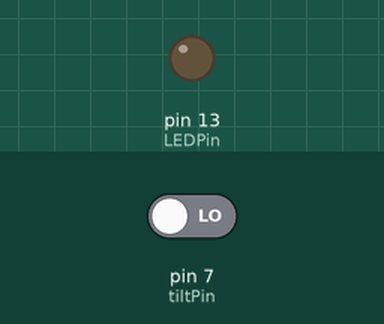
This sketch was run on a simulated Arduino Uno, built with avr-gcc and run on an emulated ATmega328P. Shown: output pins drawn as LEDs (lit = HIGH). The inputs (shaded band) are chosen by the test bench; at power-on: pin 7 (tiltPin) LOW.

Above: at 1.2 s.
1.3 s: pin 7 (tiltPin) driven HIGH
At 1.5 s:
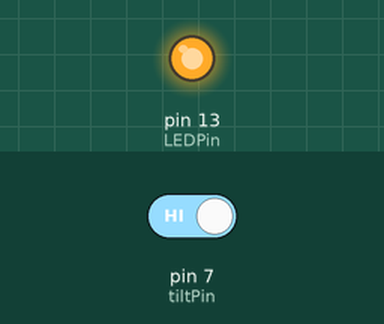
4.3 s: pin 7 (tiltPin) driven LOW
At 5.4 s:
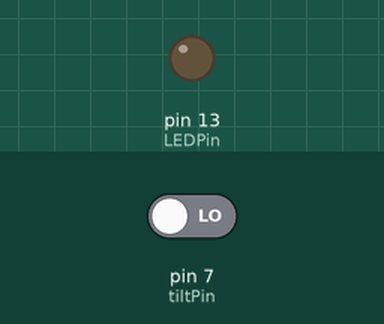
Timing chart, 0 to 7.3 s (numbered marks = the images above; inputs shaded):
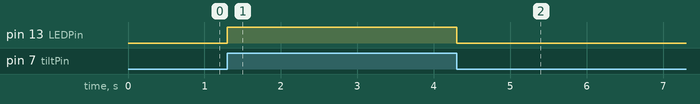

The sketch:

159_Grove-Tilt.ino
```cpp
int tiltPin = 7;
int LEDPin = 13;

void setup()
{
    pinMode(LEDPin, OUTPUT);
    pinMode(tiltPin, INPUT);
}

void loop()
{

    if (digitalRead(tiltPin)==HIGH)
    {
        digitalWrite(LEDPin, HIGH);
        delay(200);
        digitalWrite(LEDPin, LOW);
    }

}
```

Measured:
- after the input at 1.3 s, pin 13 (LEDPin): LOW → HIGH at once
- after the input at 4.3 s, pin 13 (LEDPin): HIGH → LOW at once
